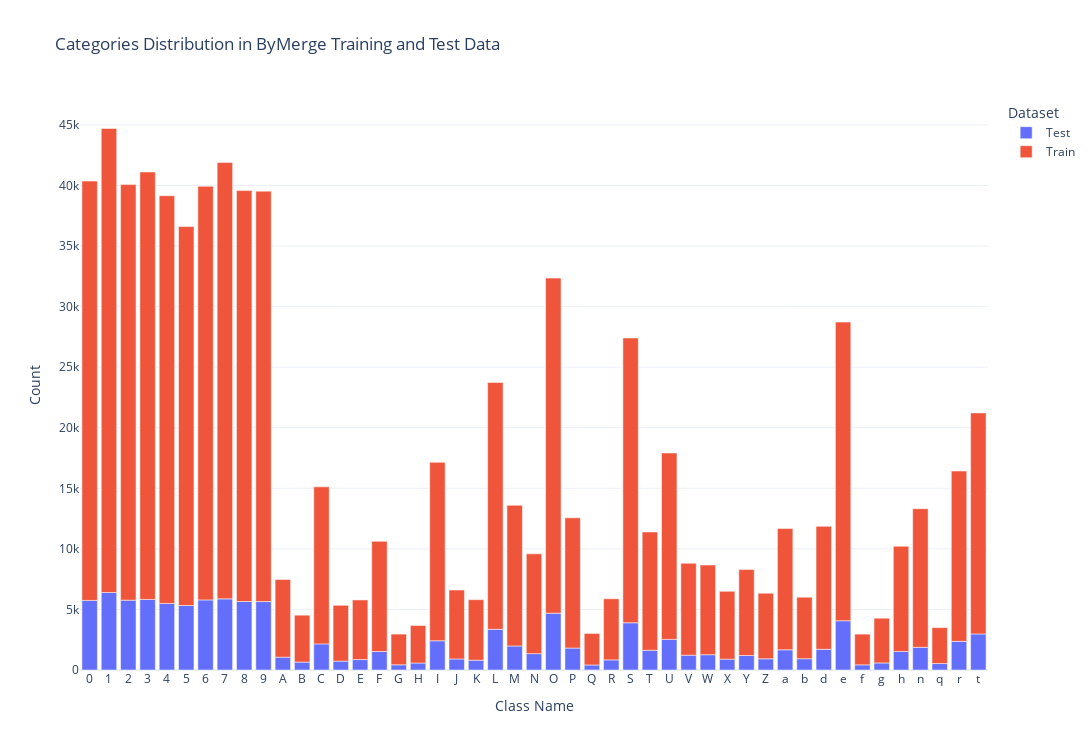

Notebook cell for this chart:
### Code cell
df_train = pd.DataFrame({'Class': emnist["ByMerge"]["y_train"], 'Dataset': 'Train'})
df_test = pd.DataFrame({'Class': emnist["ByMerge"]["y_test"], 'Dataset': 'Test'})

df_combined = pd.concat([df_train, df_test])
df_combined['Class Name'] = df_combined['Class'].map(bM_map)
class_counts = df_combined.groupby(['Class Name', 'Dataset']).size().reset_index(name='Count')

fig = px.bar(class_counts, x='Class Name', y='Count', color='Dataset',
             title='Categories Distribution in ByMerge Training and Test Data',
             labels={'x': 'Class', 'y': 'Count'})
fig.show()

### Figure 1 — Plotly figure (JSON) as saved in the notebook; plotly's stock layout.template omitted (floating-point values rounded to 4 significant figures)
{"data": [{"alignmentgroup": "True", "hovertemplate": "Dataset=Test<br>Class Name=%{x}<br>Count=%{y}<extra></extra>", "legendgroup": "Test", "marker": {"color": "#636efa", "pattern": {"shape": ""}}, "name": "Test", "offsetgroup": "Test", "orientation": "v", "showlegend": true, "textposition": "auto", "type": "bar", "x": ["0", "1", "2", "3", "4", "5", "6", "7", "8", "9", "A", "B", "C", "D", "E", "F", "G", "H", "I", "J", "K", "L", "M", "N", "O", "P", "Q", "R", "S", "T", "U", "V", "W", "X", "Y", "Z", "a", "b", "d", "e", "f", "g", "h", "n", "q", "r", "t"], "xaxis": "x", "y": [5745, 6400, 5765, 5827, 5498, 5326, 5787, 5873, 5655, 5651, 1058, 652, 2156, 735, 860, 1524, 430, 576, 2413, 912, 809, 3358, 1984, 1351, 4690, 1812, 415, 835, 3899, 1630, 2528, 1223, 1262, 897, 1195, 925, 1668, 932, 1708, 4066, 426, 583, 1535, 1872, 533, 2365, 2979], "yaxis": "y"}, {"alignmentgroup": "True", "hovertemplate": "Dataset=Train<br>Class Name=%{x}<br>Count=%{y}<extra></extra>", "legendgroup": "Train", "marker": {"color": "#EF553B", "pattern": {"shape": ""}}, "name": "Train", "offsetgroup": "Train", "orientation": "v", "showlegend": true, "textposition": "auto", "type": "bar", "x": ["0", "1", "2", "3", "4", "5", "6", "7", "8", "9", "A", "B", "C", "D", "E", "F", "G", "H", "I", "J", "K", "L", "M", "N", "O", "P", "Q", "R", "S", "T", "U", "V", "W", "X", "Y", "Z", "a", "b", "d", "e", "f", "g", "h", "n", "q", "r", "t"], "xaxis": "x", "y": [34618, 38304, 34307, 35285, 33656, 31280, 34150, 36020, 33924, 33882, 6411, 3874, 12963, 4606, 4925, 9098, 2534, 3097, 14733, 5689, 4998, 20381, 11612, 8237, 27664, 10748, 2603, 5047, 23509, 9766, 15388, 7588, 7403, 5598, 7092, 5416, 10009, 5080, 10152, 24657, 2535, 3693, 8682, 11444, 2966, 14060, 18248], "yaxis": "y"}], "layout": {"barmode": "relative", "height": 750, "legend": {"title": {"text": "Dataset"}, "tracegroupgap": 0}, "title": {"text": "Categories Distribution in ByMerge Training and Test Data"}, "width": 1200, "xaxis": {"anchor": "y", "autorange": true, "domain": [0, 1], "range": [-0.5, 46.5], "title": {"text": "Class Name"}, "type": "category"}, "yaxis": {"anchor": "x", "autorange": true, "domain": [0, 1], "range": [0, 47060.0], "title": {"text": "Count"}, "type": "linear"}}}
